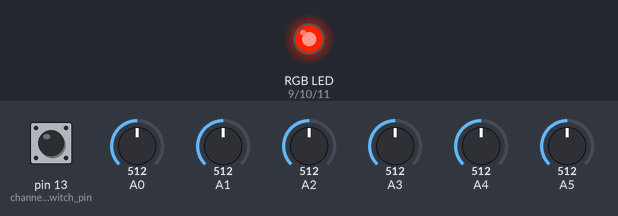
A sketch run on a simulated Arduino Uno, built with avr-gcc and run on an emulated ATmega328P. Parts: an RGB LED mixed from three pins (HIGH = lit). The inputs (shaded band) are chosen by the test bench; at power-on: pin 13 (channel_switch_pin) HIGH, A0 = 512, A1 = 512, A2 = 512, A3 = 512, A4 = 512, A5 = 512.

Above: at 1.2 s.
1.3 s: pin 13 (channel_switch_pin) pulled LOW for 0.15 s
At 2.5 s:
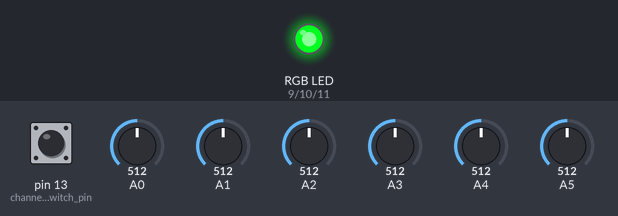
2.9 s: pin 13 (channel_switch_pin) pulled LOW for 1 s
At 3.8 s:
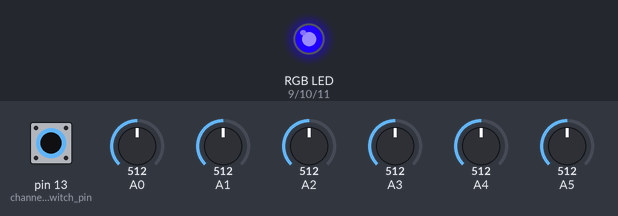
5.4 s: pin 13 (channel_switch_pin) pulled LOW for 0.15 s
At 5.7 s:
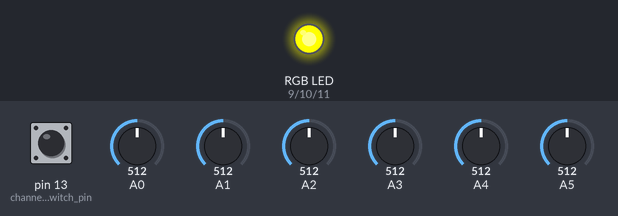
7.0 s: pin 13 (channel_switch_pin) pulled LOW for 3.2 s
At 8.1 s:
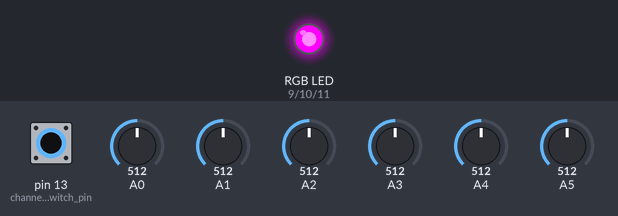
Timing chart, 0 to 10.0 s (numbered marks = the images above; inputs shaded):
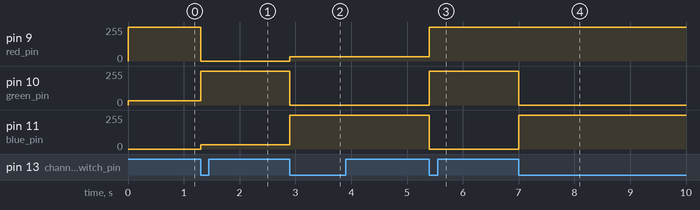

The sketch:

controller-F.ino
```cpp
// Limits
const int knobs = 6;
const int channels = 6;

// Pins
const int channel_switch_pin = 13;
const int red_pin = 9;
const int green_pin = 10;
const int blue_pin = 11;

// Color indexes
const int red = 0;
const int green = 1;
const int blue = 2;

// channel indicator colors.
int colors[6][3] = {
 { 255,    32,    0 },
 {   0,   255,   32 },
 {  32,     0,  255 },
 { 255,   255,    0 },
 { 255,     0,  255 },
 {   0,   255,  255 },
};

// Vars
int values[knobs];
int value_times[knobs];
int threshold = 2;
int channel = 0;
int prev_switch_value = LOW;

void setup() {
  Serial.begin(9600);
  int now = micros();

  for (int i = 0; i < knobs; i++) {
    value_times[i] = now;
    values[i] = 0;
  }

  updateChannelColor();
}

void loop() {
  // Check each knob
  for (int i = 0; i < knobs; i++) {
    int value = analogRead(i);
    int midi_value = value / 8; // map analog values (0..1023) to midi values (0..127)

    // Avoid sending repeated messages: analog controls gives some oscillation and repeated values when read.
    // Check the threshold is surpassed and the value to be sent is different from the one sent before
    // Store the previous analog read value, but compare the midi value.
    // That gives a smooth sequence of not repeated values with no definition loss
    // (every value from 0 to 127 is sent while driving the potentiometer).
    if ( abs(value - values[i]) > threshold && midi_value != values[i] / 8 ) {
      values[i] = value;
      // send cc message using control value ranging 22..28
      sendControlMessage(channel, i + 22, midi_value);
    }
  }

  // Check if the channel switch is released
  int value = digitalRead(channel_switch_pin);
  if ( prev_switch_value == HIGH && value == LOW ) {
    channel = (channel % 6) + 1; //channel cicles in 1..6
    updateChannelColor();
  }

  prev_switch_value = value;
}

void updateChannelColor() {
  analogWrite(red_pin,   colors[channel][red]);
  analogWrite(green_pin, colors[channel][green]);
  analogWrite(blue_pin,  colors[channel][blue]);
}


void sendControlMessage(byte channel, byte control, byte value) {
  // 0xB0 is the first of 16 control change channels. Subtract one to go from MIDI's 1-16 channels to 0-15
  channel += 0xB0 - 1;

  // Ensure we're between channels 1 and 16 for a CC message
  if (channel >= 0xB0 && channel <= 0xBF) {
    Serial.write(channel);
    Serial.write(control);
    Serial.write(value);
  }
}
```

Measured:
- after the input at 1.3 s, pin 9 (red_pin): 255/255 → 0/255 at once; pin 10 (green_pin): 32/255 → 255/255 at once; pin 11 (blue_pin): 0/255 → 32/255 at once
- after the input at 2.9 s, pin 9 (red_pin): 0/255 → 32/255 at once; pin 10 (green_pin): 255/255 → 0/255 at once; pin 11 (blue_pin): 32/255 → 255/255 at once
- after the input at 5.4 s, pin 9 (red_pin): 32/255 → 255/255 at once; pin 10 (green_pin): 0/255 → 255/255 at once; pin 11 (blue_pin): 255/255 → 0/255 at once
- after the input at 7.0 s, pin 10 (green_pin): 255/255 → 0/255 at once; pin 11 (blue_pin): 0/255 → 255/255 at once
